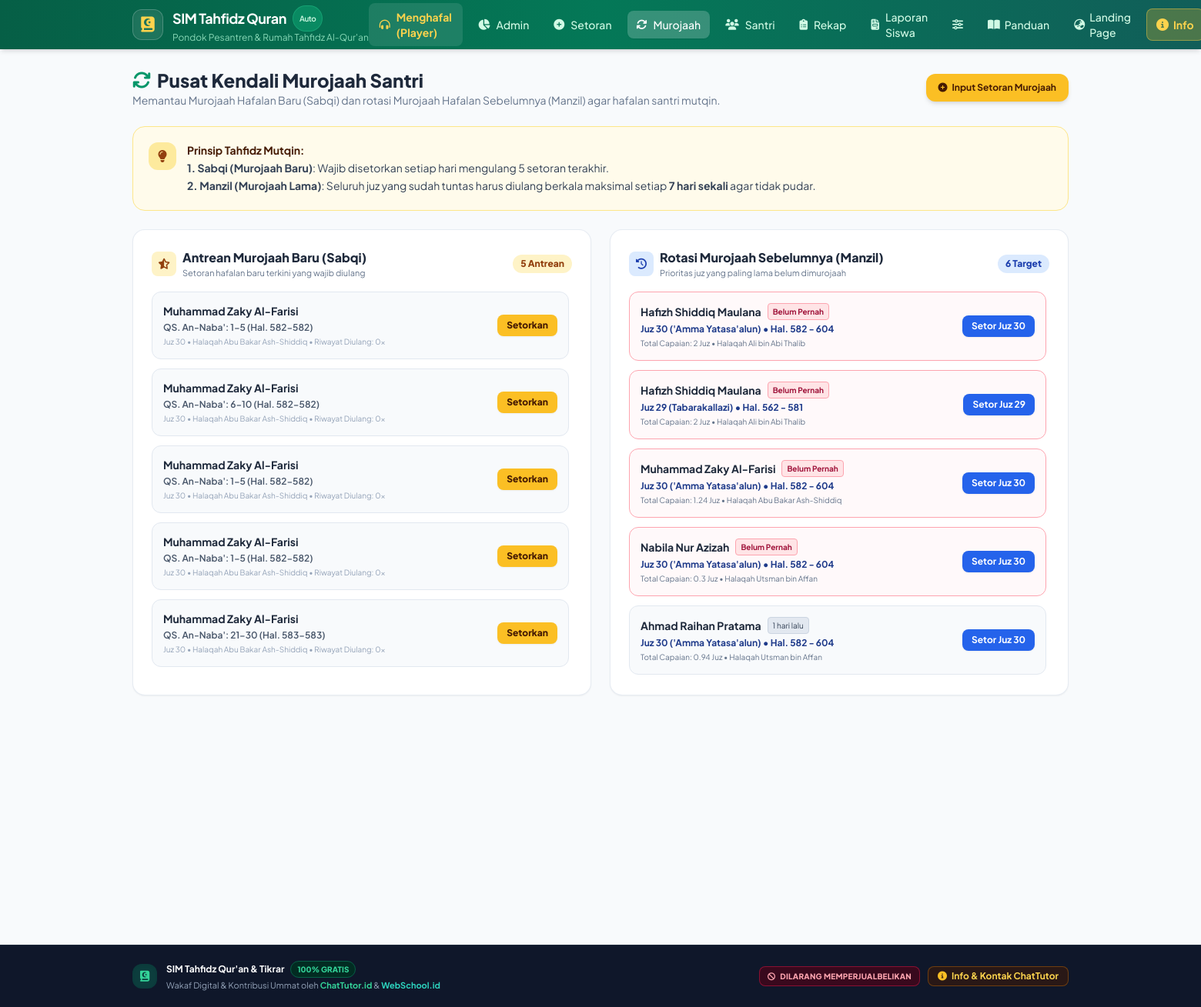
The app's page /murojaah (signed in) with its own data.
### tables this page shows
CREATE TABLE pengaturan (
                kunci TEXT PRIMARY KEY,
                nilai TEXT
            );

CREATE TABLE murojaah_antrean (
                id INTEGER PRIMARY KEY AUTOINCREMENT,
                santri_id INTEGER NOT NULL,
                jenis TEXT NOT NULL CHECK(jenis IN ('baru', 'sebelumnya')),
                judul TEXT NOT NULL,
                surah_mulai_id INTEGER,
                ayat_mulai INTEGER,
                surah_selesai_id INTEGER,
                ayat_selesai INTEGER,
                halaman_mulai INTEGER,
                halaman_selesai INTEGER,
                juz INTEGER,
                status TEXT CHECK(status IN ('menunggu', 'selesai', 'dilewati')) DEFAULT 'menunggu',
                frekuensi INTEGER DEFAULT 0,
                tanggal_terakhir_setoran DATE,
                created_at DATETIME DEFAULT CURRENT_TIMESTAMP,
                FOREIGN KEY (santri_id) REFERENCES santri(id) ON DELETE CASCADE
            );

CREATE TABLE santri (
                id INTEGER PRIMARY KEY AUTOINCREMENT,
                nis TEXT UNIQUE NOT NULL,
                nama TEXT NOT NULL,
                jenis_kelamin TEXT CHECK(jenis_kelamin IN ('L', 'P')) DEFAULT 'L',
                halaqah_id INTEGER,
                target_juz INTEGER DEFAULT 30,
                arah_hafalan TEXT DEFAULT 'juz30_mundur', -- 'juz30_mundur' atau 'juz1_maju'
                terakhir_surah_id INTEGER DEFAULT 78,
                terakhir_ayat INTEGER DEFAULT 0,
                terakhir_halaman INTEGER DEFAULT 582,
                terakhir_juz INTEGER DEFAULT 30,
                total_halaman_hafal REAL DEFAULT 0,
                total_juz_hafal REAL DEFAULT 0,
                status_aktif INTEGER DEFAULT 1,
                foto TEXT,
                created_at DATETIME DEFAULT CURRENT_TIMESTAMP,
                updated_at DATETIME DEFAULT CURRENT_TIMESTAMP,
                FOREIGN KEY (halaqah_id) REFERENCES halaqah(id) ON DELETE SET NULL
            );

CREATE TABLE halaqah (
                id INTEGER PRIMARY KEY AUTOINCREMENT,
                nama TEXT NOT NULL,
                pembimbing TEXT NOT NULL,
                keterangan TEXT,
                created_at DATETIME DEFAULT CURRENT_TIMESTAMP
            );

### views/murojaah_center.php (the view, shortened to what the rows shown need)
<?php
$db = Database::getConnection();
$santriModel = new Santri($db);
$engine = new ProgressEngine($db);
$allSantri = $santriModel->getAll();
$stmtSabqiAll = $db->query("
    SELECT ma.*, s.nama as santri_nama, s.nis as santri_nis, h.nama as halaqah_nama
    FROM murojaah_antrean ma
    JOIN santri s ON ma.santri_id = s.id
    LEFT JOIN halaqah h ON s.halaqah_id = h.id
    WHERE ma.jenis = 'baru' AND ma.status = 'menunggu'
    ORDER BY ma.id DESC
");
$allSabqi = $stmtSabqiAll->fetchAll();
$manzilAlerts = [];
foreach ($allSantri as $s) {
    $recs = $engine->getMurojaahSebelumnyaRecommendations((int)$s['id']);
    if (!empty($recs)) {
        foreach (array_slice($recs, 0, 2) as $r) {
            $manzilAlerts[] = [
                'santri' => $s,
                'juz' => $r['juz'],
                'nama' => $r['nama'],
                'halaman' => $r['halaman'],
                'hari_lalu' => $r['hari_lalu'],
                'urgensi' => $r['urgensi'],
            ];
        }
    }
}
usort($manzilAlerts, fn($a, $b) => $b['hari_lalu'] <=> $a['hari_lalu']);
?>
<div class="space-y-6">
    <div class="flex flex-col sm:flex-row sm:items-center justify-between gap-4">
        <div>
            <h2 class="text-2xl font-extrabold text-slate-800 flex items-center gap-2">
                <i class="fa-solid fa-arrows-rotate text-emerald-600"></i> Pusat Kendali Murojaah Santri
            </h2>
        </div>
    </div>
    <div class="grid grid-cols-1 lg:grid-cols-2 gap-6">
        <div class="bg-white rounded-2xl p-5 sm:p-6 shadow-sm border border-slate-200/80">
            <?php if (empty($allSabqi)): ?>
                <div class="text-center py-10 bg-slate-50 rounded-xl border border-dashed border-slate-200">
                    <p class="text-xs text-slate-400">Tidak ada antrean sabqi yang menunggu saat ini.</p>
                </div>
            <?php else: ?>
                <div class="space-y-3 max-h-[500px] overflow-y-auto pr-1">
                    <?php foreach ($allSabqi as $sq): ?>
                        <div class="p-3.5 rounded-xl bg-slate-50 border border-slate-200 hover:border-amber-400 transition-all flex items-center justify-between gap-3 text-xs">
                            <div>
                                <a href="santri-detail?id=<?= $sq['santri_id'] ?>" class="font-bold text-slate-800 hover:text-emerald-700 text-sm block">
                                    <?= htmlspecialchars($sq['santri_nama']) ?>
                                </a>
                                <div class="text-slate-600 font-semibold mt-1">
                                    <?= htmlspecialchars($sq['judul']) ?>
                                </div>
                                <div class="text-[10px] text-slate-400 mt-0.5">
                                    Juz <?= $sq['juz'] ?> • <?= htmlspecialchars($sq['halaqah_nama'] ?? 'Halaqah Umum') ?> • Riwayat Diulang: <?= $sq['frekuensi'] ?>x
                                </div>
                            </div>
                            <a href="setoran?santri_id=<?= $sq['santri_id'] ?>&jenis=murojaah_baru" class="bg-amber-400 hover:bg-amber-500 text-amber-950 font-extrabold px-3 py-1.5 rounded-lg shadow-sm whitespace-nowrap text-xs">
                                Setorkan
                            </a>
                        </div>
                    <?php endforeach; ?>
                </div>
            <?php endif; ?>
        </div>
        <div class="bg-white rounded-2xl p-5 sm:p-6 shadow-sm border border-slate-200/80">
            <?php if (empty($manzilAlerts)): ?>
                <div class="text-center py-10 bg-slate-50 rounded-xl border border-dashed border-slate-200">
                    <p class="text-xs text-slate-400">Belum ada catatan target manzil.</p>
                </div>
            <?php else: ?>
                <div class="space-y-3 max-h-[500px] overflow-y-auto pr-1">
                    <?php foreach ($manzilAlerts as $ma):
                        $santri = $ma['santri'];
                        $isUrgent = $ma['hari_lalu'] >= 7;
                        $urgClass = $isUrgent ? 'border-rose-300 bg-rose-50/40' : 'border-slate-200 bg-slate-50';
                        $urgBadge = $isUrgent ? 'bg-rose-100 text-rose-800 font-bold border-rose-300' : 'bg-slate-200 text-slate-700 border-slate-300';
                    ?>
                        <div class="p-3.5 rounded-xl border <?= $urgClass ?> hover:border-blue-400 transition-all flex items-center justify-between gap-3 text-xs">
                            <div>
                                <div class="flex items-center gap-2">
                                    <a href="santri-detail?id=<?= $santri['id'] ?>" class="font-bold text-slate-800 hover:text-emerald-700 text-sm">
                                        <?= htmlspecialchars($santri['nama']) ?>
                                    </a>
                                    <span class="text-[10px] px-1.5 py-0.5 rounded border <?= $urgBadge ?>">
                                        <?= $ma['hari_lalu'] >= 999 ? 'Belum Pernah' : $ma['hari_lalu'] . ' hari lalu' ?>
                                    </span>
                                </div>
                                <div class="font-bold text-blue-900 mt-1">
                                    Juz <?= $ma['juz'] ?> (<?= $ma['nama'] ?>) • <?= $ma['halaman'] ?>
                                </div>
                                <div class="text-[10px] text-slate-500 mt-0.5">
                                    Total Capaian: <?= (float)$santri['total_juz_hafal'] ?> Juz • <?= htmlspecialchars($santri['halaqah_nama'] ?? 'Halaqah Umum') ?>
                                </div>
                            </div>
                            <a href="setoran?santri_id=<?= $santri['id'] ?>&jenis=murojaah_sebelumnya&juz=<?= $ma['juz'] ?>" class="bg-blue-600 hover:bg-blue-700 text-white font-bold px-3 py-1.5 rounded-lg shadow-sm whitespace-nowrap text-xs">
                                Setor Juz <?= $ma['juz'] ?>
                            </a>
                        </div>
                    <?php endforeach; ?>
                </div>
            <?php endif; ?>
        </div>
    </div>
</div>

### views/layout/header.php (shortened to what the rows shown need)
<?php
$namaAplikasi = 'SIM Tahfidz Qur\'an';
$namaPesantren = 'Pondok Pesantren & Rumah Tahfidz';
if (class_exists('App\Database')) {
    try {
        $db = App\Database::getConnection();
        $stmtApp = $db->query("SELECT nilai FROM pengaturan WHERE kunci = 'nama_aplikasi'");
        $valApp = $stmtApp->fetchColumn();
        if ($valApp) $namaAplikasi = $valApp;
        $stmtPes = $db->query("SELECT nilai FROM pengaturan WHERE kunci = 'nama_pesantren'");
        $valPes = $stmtPes->fetchColumn();
        if ($valPes) $namaPesantren = $valPes;
    } catch (\Throwable $e) {}
}
?>
<!DOCTYPE html>
<html lang="id" class="h-full bg-slate-50">
<head>
    <script src="https://cdn.tailwindcss.com"></script>
    <link rel="stylesheet" href="https://cdnjs.cloudflare.com/ajax/libs/font-awesome/6.5.1/css/all.min.css">
</head>
<body class="h-full flex flex-col bg-slate-50 text-slate-800 antialiased pb-20 md:pb-0">
    <header class="bg-gradient-to-r from-emerald-800 via-emerald-700 to-teal-800 text-white shadow-md sticky top-0 z-40 no-print">
        <div class="max-w-7xl mx-auto px-4 sm:px-6 lg:px-8">
            <div class="flex items-center justify-between h-16">
                <div class="flex items-center space-x-3">
                    <a href="player" class="flex items-center space-x-3 group">
                        <div>
                            <h1 class="text-lg font-bold tracking-tight text-white flex items-center gap-2">
                                <?= htmlspecialchars($namaAplikasi) ?>
                                <span class="bg-emerald-500/40 text-emerald-100 text-[10px] px-2 py-0.5 rounded-full font-semibold border border-emerald-400/30">Auto</span>
                            </h1>
                            <p class="text-xs text-emerald-200/80 truncate max-w-[200px] sm:max-w-xs">
                                <?= htmlspecialchars($namaPesantren) ?>
                            </p>
                        </div>
                    </a>
                </div>
            </div>
        </div>
    </header>
    <main class="flex-1 w-full max-w-7xl mx-auto px-4 sm:px-6 lg:px-8 py-6">

### records on screen
pengaturan: nilai "SIM Tahfidz Quran"
pengaturan: nilai "Pondok Pesantren & Rumah Tahfidz Al-Qur'an"
murojaah_antrean: santri.nama "Muhammad Zaky Al-Farisi", judul "QS. An-Naba': 1-5 (Hal. 582-582)", juz "30", halaqah.nama "Halaqah Abu Bakar Ash-Shiddiq", frekuensi "0"
murojaah_antrean: santri.nama "Muhammad Zaky Al-Farisi", judul "QS. An-Naba': 6-10 (Hal. 582-582)", juz "30", halaqah.nama "Halaqah Abu Bakar Ash-Shiddiq", frekuensi "0"
murojaah_antrean: santri.nama "Muhammad Zaky Al-Farisi", judul "QS. An-Naba': 1-5 (Hal. 582-582)", juz "30", halaqah.nama "Halaqah Abu Bakar Ash-Shiddiq", frekuensi "0"
murojaah_antrean: santri.nama "Muhammad Zaky Al-Farisi", judul "QS. An-Naba': 1-5 (Hal. 582-582)", juz "30", halaqah.nama "Halaqah Abu Bakar Ash-Shiddiq", frekuensi "0"
murojaah_antrean: santri.nama "Muhammad Zaky Al-Farisi", judul "QS. An-Naba': 21-30 (Hal. 583-583)", juz "30", halaqah.nama "Halaqah Abu Bakar Ash-Shiddiq", frekuensi "0"
santri: nama "Hafizh Shiddiq Maulana", total_juz_hafal "2"
halaqah: nama "Halaqah Ali bin Abi Thalib"
santri: nama "Muhammad Zaky Al-Farisi", total_juz_hafal "1.24"
halaqah: nama "Halaqah Abu Bakar Ash-Shiddiq"
santri: nama "Nabila Nur Azizah", total_juz_hafal "0.3"
halaqah: nama "Halaqah Utsman bin Affan"
santri: nama "Ahmad Raihan Pratama", total_juz_hafal "0.94"

### other values on screen
count($allSabqi) "5"
count($manzilAlerts) "6"
$ma['juz'] "30"
$ma['nama'] "'Amma Yatasa'alun"
$ma['halaman'] "Hal. 582 - 604"
$ma['juz'] "29"
$ma['nama'] "Tabarakallazi"
$ma['halaman'] "Hal. 562 - 581"
$ma['hari_lalu'] "1"
